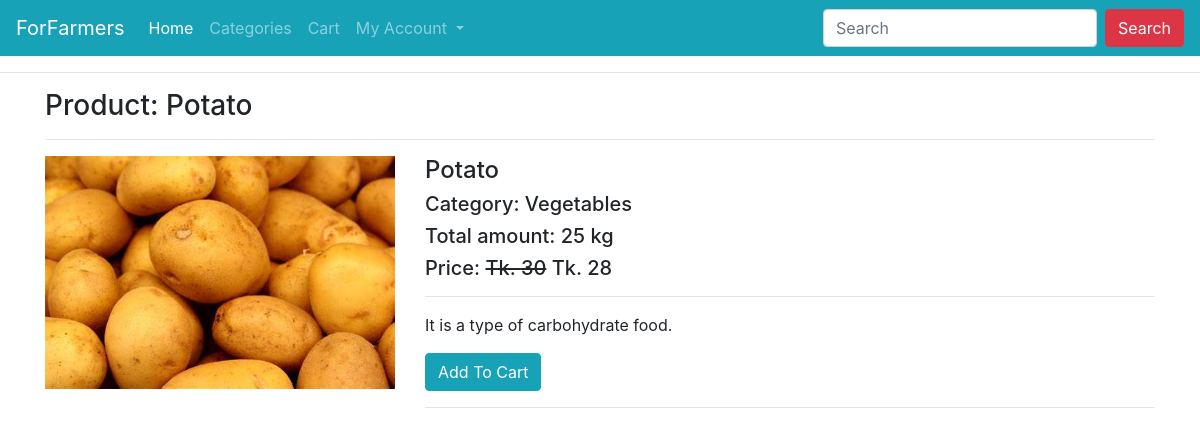
The app's page /product/sobji/ with its own data.
### store/models.py (models this page shows, shortened)
class Product(models.Model):
    title = models.CharField(max_length=200)
    slug = models.SlugField(unique=True)
    category = models.ForeignKey(Category, on_delete=models.CASCADE, default=True)
    image = models.ImageField(upload_to="products")
    marked_price = models.PositiveIntegerField()
    selling_price = models.PositiveIntegerField()
    description = models.TextField()
    view_count = models.PositiveIntegerField(default=0)

class Category(models.Model):
    title = models.CharField(max_length=200)
    slug = models.SlugField(unique=True)
    def __str__(self):
        return self.title

### store/views.py (the view)
# urls.py: path("product/<slug:slug>/", ProductDetailView.as_view(), name="productdetail"),
class ProductDetailView(EcomMixin,TemplateView):
    template_name = "productdetail.html"
    def get_context_data(self, **kwargs):
        context = super().get_context_data(**kwargs)
        url_slug = self.kwargs['slug']
        product = Product.objects.get(slug=url_slug)
        product.view_count
        product.save()
        context['product'] = product
        return context

### store/views.py (called while the page is built)
    def dispatch(self, request, *args, **kwargs):
        cart_id = request.session.get("cart_id")
        if cart_id:
            cart_obj = Cart.objects.get(id=cart_id)
            if request.user.is_authenticated and request.user.customer:
                cart_obj.customer = request.user.customer
                cart_obj.save()
        return super().dispatch(request, *args, **kwargs)

### store/templates/productdetail.html (shortened to what this page needs)
{% extends 'base.html' %}
{% block content %}
<div class="container">
    <h3>Product: {{product.title}}</h3><hr>
    <div class="row">
        <div class="col-md-4">
            <img src="{{product.image.url}}" alt="" class="img-fluid">
        </div>
        <div class="col-md-8">
            <h4>{{product.title}}</h4>
            <h5>Category: {{product.category}}</h5>
             <h5>Total amount: {{product.view_count}} kg</h5>
            <h5>Price: <strike>Tk. {{product.marked_price}}</strike> Tk. {{product.selling_price}}</h5>
            <hr>
             <p>{{product.description}}</p>
            <a href="{% url 'store:addtocart' product.id %}" class="btn btn-info">Add To Cart</a>
            <hr>
        </div>
    </div>
</div>
{% endblock %}

### records on screen
Product: title "Potato", image (picture), category "Vegetables", view_count "25", marked_price "30", selling_price "28", description "It is a type of carbohydrate food."
